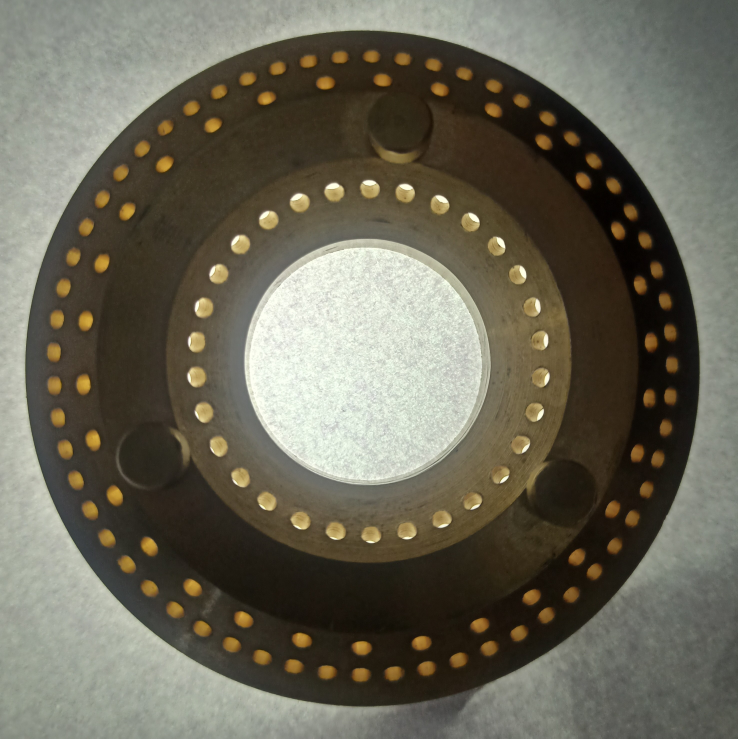
#> input picture new_image.jpg, 2951 x 2953 px (shown at 1/4 size); its folder holds only this picture in this run
$ python -i radius_calculation.py   (imports and definitions only)   (older library calls are emulated)
#> lines starting #> are read from the running program, lines starting #| are printed output that depends on the picture; after the words box and inside, x2 and y2 are one past the last pixel; in counts of white or black regions, pixels touching at a corner belong together
"""Script to calculate inner and outer diameter"""

# neccessary imports
import os
import cv2
import numpy as np
import matplotlib.pyplot as plt

# implement config later
class ImageReader:
    def __init__(self,image_path):
        self.path = image_path
        self.image = self.read_image()
    def read_image(self):
        return cv2.imread(self.path)
#> returned value is the input picture: shape (2953, 2951, 3); mean B, G, R 88.2, 103.1, 106.6
    def convert_to_RGB(self,img):
        image_rgb = cv2.cvtColor(img, cv2.COLOR_BGR2RGB)
        return image_rgb
    def convert_to_grayscale(self,img):
        image_gray = cv2.cvtColor(self.convert_to_RGB(img), cv2.COLOR_BGR2GRAY)
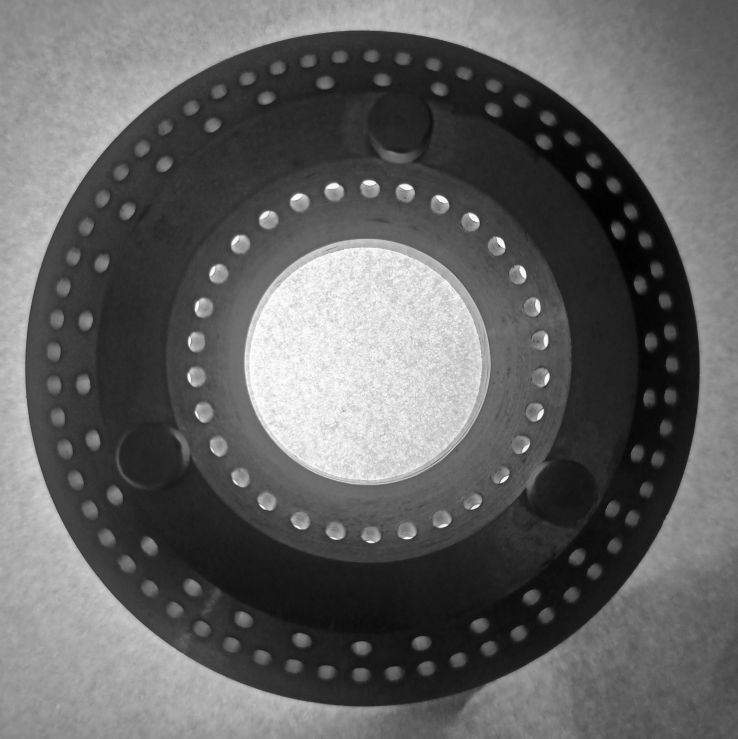
#> image_gray: shape (2953, 2951) (shown at 1/4 size); min 0, max 254, mean 99.1
        return image_gray
    def convert_to_binary(self, threshold=128):
        _, image_binary = cv2.threshold(self.convert_to_grayscale(self.image), threshold, 255, cv2.THRESH_BINARY)
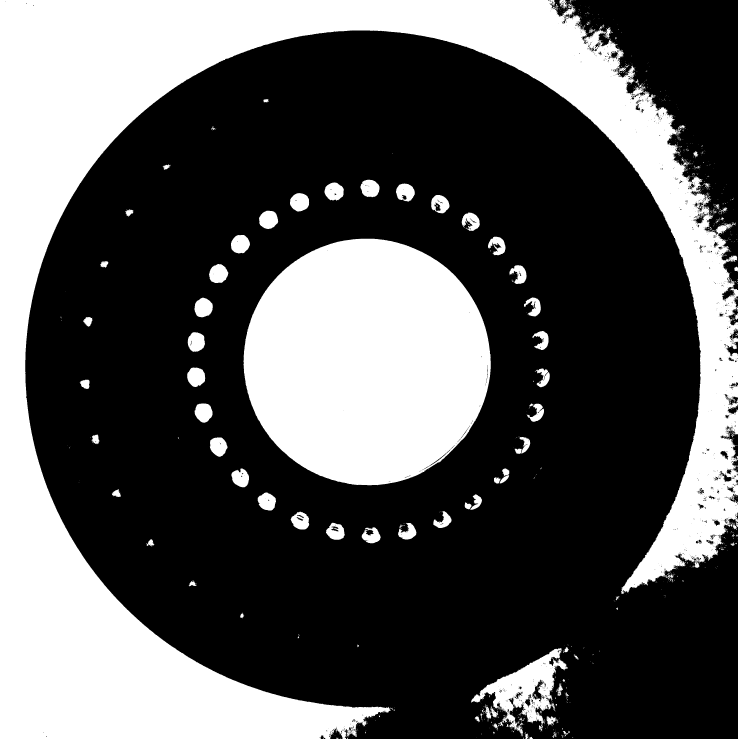
#> image_binary: shape (2953, 2951) (shown at 1/4 size); 33.9% white; 1500 white regions (1360 under 20 px), largest, box (x1, y1, x2, y2) and area: (0, 0, 2951, 2953) 2022221, (974, 955, 1963, 1941) 762962, (1885, 2592, 2272, 2939) 44665
        return image_binary

class ImageProcessor:
    # [54 lines left out: functions __init__, preprocess_image, __find_circle_hough__, find_hough_circle, main, not called in this run]


# [2 lines not run here, left out]

>>> result = ImageReader('new_image.jpg').convert_to_binary()
